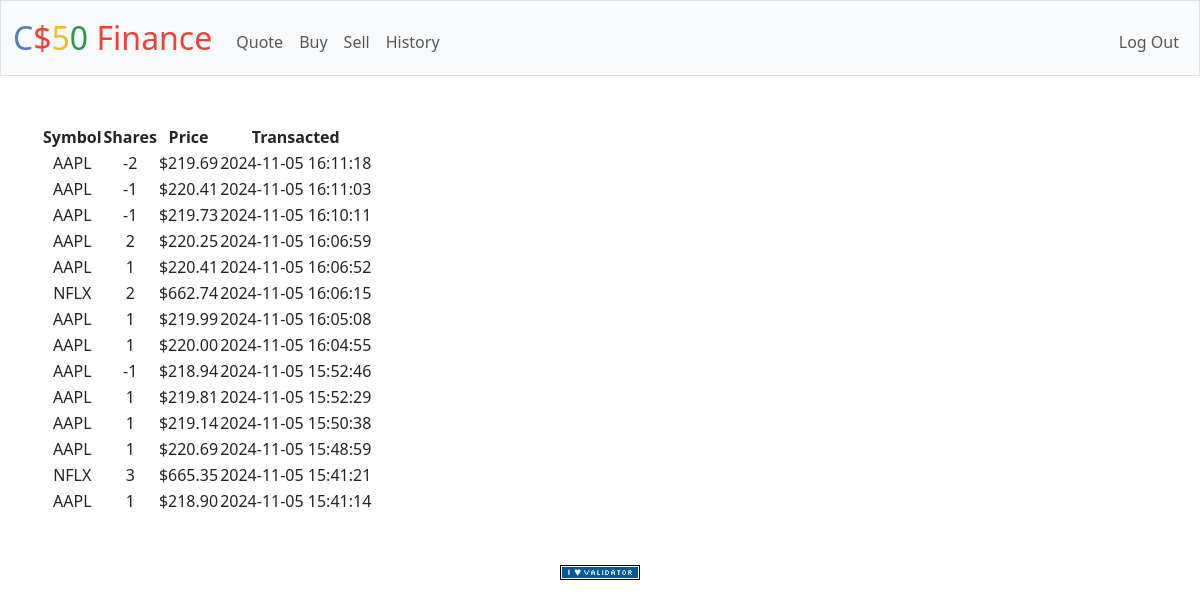
Screenshot of /history (signed in) with the database file from the repository.
### tables this page shows
CREATE TABLE history (
    symbol VARCHAR(10) NOT NULL,
    shares INT NOT NULL,
    price DECIMAL(10, 2) NOT NULL,
    timestamp DATETIME NOT NULL,
    user_id INT NOT NULL,
    FOREIGN KEY (user_id) REFERENCES users(id)
);

### app.py (the view)
@app.route("/history")
@login_required
def history():
    user_id = session["user_id"]
    history = db.execute(
        "SELECT symbol, shares, price, timestamp FROM history WHERE user_id = ?", user_id)
    return render_template("history.html", history=history)

### app.py (called while the page is built)
@app.after_request
def after_request(response):
    response.headers["Cache-Control"] = "no-cache, no-store, must-revalidate"
    response.headers["Expires"] = 0
    response.headers["Pragma"] = "no-cache"
    return response

### helpers.py (called while the page is built)
def login_required(f):
    @wraps(f)
    def decorated_function(*args, **kwargs):
        if session.get("user_id") is None:
            return redirect("/login")
        return f(*args, **kwargs)
    return decorated_function

### templates/history.html (shortened to what this page needs)
{% extends "layout.html" %}
{% block main %}
    <table>
        <thead>
            <tr>
                <th>Symbol</th>
                <th>Shares</th>
                <th>Price</th>
                <th>Transacted</th>
            </tr>
        </thead>
        <tbody>
            {% for transaction in history|reverse %}
                <tr>
                    <td>{{ transaction.symbol }}</td>
                    <td>{{ transaction.shares }}</td>
                    <td>${{ '{:,.2f}'.format(transaction.price) }}</td>
                    <td>{{ transaction.timestamp }}</td>
                </tr>
            {% endfor %}
        </tbody>
    </table>
{% endblock %}

### rows the page displays
history: price "219.69"
history: price "220.41"
history: price "219.73"
history: price "220.25"
history: price "220.41"
history: price "662.74"
history: price "219.99"
history: price "220.00"
history: price "218.94"
history: price "219.81"
history: price "219.14"
history: price "220.69"
history: price "665.35"
history: price "218.90"
